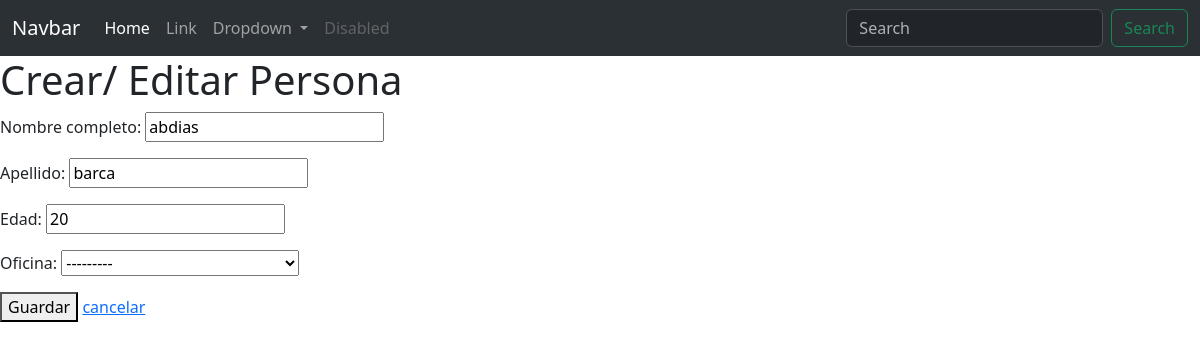
/persona/editar/4/ (signed in), run on an earlier commit of the app's database.
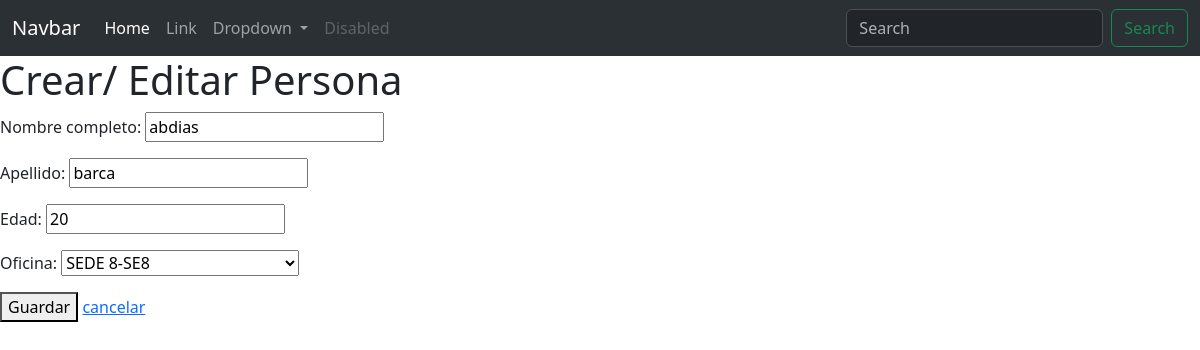
And on a later commit of the database.
### persona/models.py (models this page shows, shortened)
class Persona(models.Model):
    nombre = models.CharField(verbose_name='Nombre completo', max_length=50)
    apellido = models.CharField(verbose_name='Apellido', max_length=50)
    edad = models.IntegerField(verbose_name='Edad')
    oficina = models.ForeignKey(
        Oficina,
        verbose_name='Oficina',
         on_delete=models.SET_NULL
         , null=True, blank=True)
    class Meta:
        verbose_name = 'PERSONA'
        verbose_name_plural = 'personas'

### oficina/models.py (models this page shows)
class Oficina(models.Model):
    nombre = models.CharField(verbose_name='Nombre de la oficina',max_length=100,unique=True)
    nombre_corto = models.SlugField(verbose_name='id corto',max_length=10, unique=True, help_text='Identificador unico de la oficina')
    validators = [validate_nombre_corto]
    class Meta:
        verbose_name = 'oficina'
        verbose_name_plural = 'oficinas'
    def __str__(self):
        return f'{self.nombre}-{self.nombre_corto}'

### persona/views.py (the view)
class PersonaUpdateView(LoginRequiredMixin, UpdateView):
    model = Persona
    template_name = "persona/crear.html"
    fields = ['nombre','apellido', 'edad', 'oficina']
    success_url = reverse_lazy('persona:lista')

### Templates/persona/crear.html (shortened to what this page needs)
{%extends 'base.html'%}
{%block content%}
    <h1>Crear/ Editar Persona</h1>
    <form method="post">
        {{ form.as_p }}
        <button type="submit">Guardar</button>
        <a href="{% url 'persona:lista' %}">cancelar</a>
    </form>
{%endblock content%}

What changed in the data, as far as the page shows it:
changed Persona "barca": oficina "---------" → "SEDE 8-SE8"
